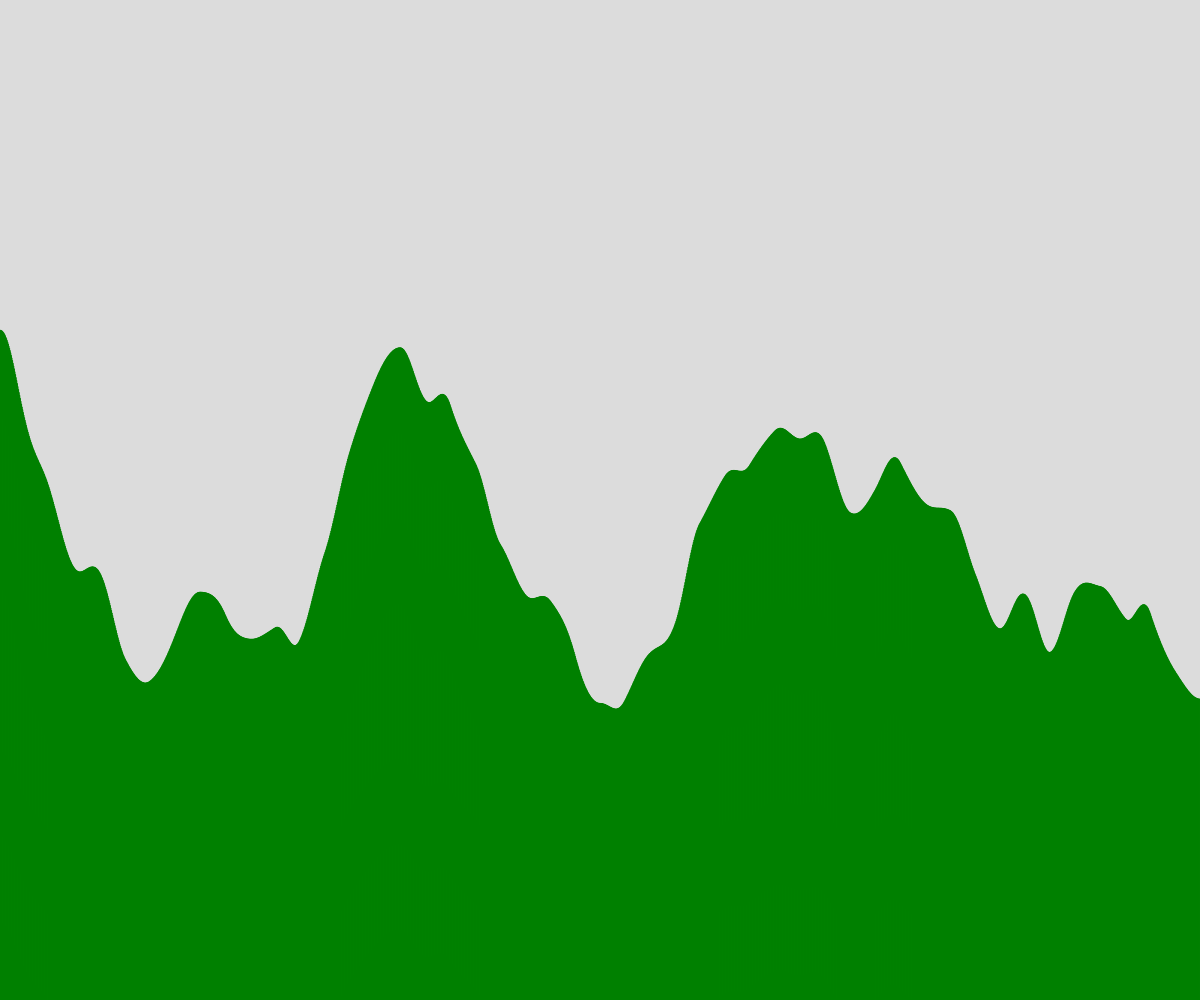
Frame 1 (no input)
Frame 60 (no input): identical to frame 1, image omitted
Frame 120 (the mouse pressed at the canvas centre since frame 60): identical to frame 1, image omitted

The p5.js sketch that drew this single still picture (run headless with seeded random() and noise() and a simulated clock; from frame 60 on, the mouse is pressed at the canvas centre):

// p5.js sketch
// ── sketch.js
// Terrain Generation Demo

let terrain = [];
const NUMBER_OF_RECTS = 2000;

function setup() {
  createCanvas(windowWidth, windowHeight);
  generateTerrain(width/NUMBER_OF_RECTS);
}

function draw() {
  background(220);
  stroke("green");
  fill("green");

  for (let someRect of terrain) {
    rect(someRect.x, someRect.y, someRect.w, someRect.h);
  }
}

function generateTerrain(widthOfRect) {
  let time = 0;
  let delaTime = 0.003;
  for (let i = 0; i < NUMBER_OF_RECTS; i++) {
    let theHeight = noise(time) * height;
    terrain.push(spawnRectangle(i * widthOfRect, theHeight, widthOfRect));
    time += delaTime;
  }
}

function spawnRectangle(leftSide, rectHeight, rectWidth) {
  let theRect = {
    x: leftSide,
    y: height - rectHeight,
    w: rectWidth,
    h: rectHeight,
  };

  return theRect;
}
